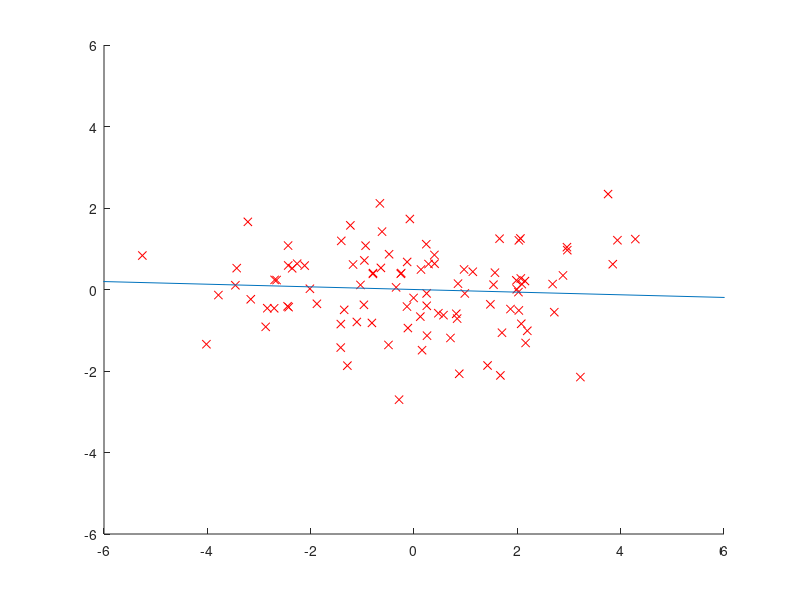

MATLAB code for this plot:
n = 100;
x = [2 * randn(n, 1) randn(n, 1)];
%x = [2 * randn(n, 1) 2 * round(randn(n, 1)) - 1 + randn(n, 1) / 3];
x = x - repmat(mean(x), n, 1);
x2 = sum(x.^2, 2);
W = exp(-(repmat(x2, 1, n) + repmat(x2', n, 1) - 2 * x * x'));
% calculate the sum of row in matrix W
D = diag(sum(W, 2));
L = D - W;
z = x' * D * x;
z = (z + z') / 2;
% use 'sm' to get k smallest characteristic value, here k=1
[t, v] = eigs(x' * L * x, z, 1, 'sm');

figure(1); clf; hold on; axis([-6 6 -6 6])
plot(x(:, 1), x(:, 2), 'rx');
plot(9 * [-t(1) t(1)], 9 * [-t(2) t(2)]);
